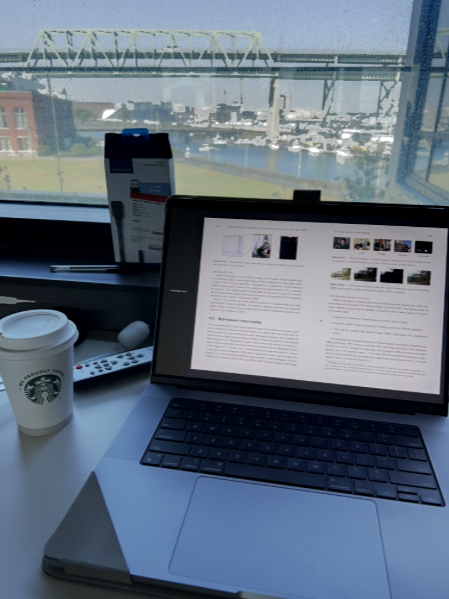
#> input picture lab05/images/hdr_image.png, 449 x 599 px, given in place of the camera
$ python lab05_Part2.py
#> lines starting #> are read from the running program, lines starting #| are printed output that depends on the picture
#> in main, frame is the input picture: shape (599, 449, 3); mean B, G, R 125.8, 110.7, 97.4
#> (key e is pressed here)
from fileinput import filename
import cv2 as cv
import os
from datetime import datetime
import numpy as np
# from lib.panoramaSticher import PanoramaStitcher
import threading
import time
from time import sleep
import queue

CURRENT_DIRECTORY = os.path.dirname(os.path.abspath(__file__))

# Define constants for the save folder path, zoom button properties, trackbar padding, and datetime position
SAVE_FOLDER_PATH = "saved_media"
ZOOM_BTN_WIDTH = 20
ZOOM_BTN_COLOR = (200, 200, 200)  # gray color for buttons
ZOOM_BTN_TXT_COLOR = (0, 0, 0)  # black color for text
TRACKBAR_PADDING_LR = 80
TRACKBAR_PADDING_BOTTOM = 50
THRESHOLD_VALUE = 180
WINDOW_NAME = "xCamera 5.0"
HDR_BRACKETING = 300

EXTRACT_COLOR_LOWER = np.array([150, 40, 60])  # lower bound for pink color in HSV
EXTRACT_COLOR_UPPER = np.array([320, 255, 255])  # upper bound

DATETIME_POS = (470, 470)

OPENCV_IMG_PATH = os.path.join(CURRENT_DIRECTORY, "openCV.png")
SEARCH_IMG_PATH = os.path.join(CURRENT_DIRECTORY, "device.jpg")

MIN_GOOD = 10

is_recording = False
is_extracting_color = False
is_thresholding = False
is_gaussian_blurring = False
is_sharpening = False
is_object_detection = False
sobel_wait_selecting = False
is_sobel_filter_X = False
is_sobel_filter_Y = False
is_panorama_mode = False
is_recording_hdr = False
sobel_kernel_size = (0,0)
is_canny_edge_detection = False
canny_threshold_1 = 0
canny_threshold_2 = 0
rotate_angle = 0
video_filename = None
video_out = None
zoom_factor = 1.0
zoom_range = (0.5, 1.0)  # zoom factor range from 1 to 0.5 or 1 to 5 (5x zoom in to no zoom)
guassian_blur_sigma = (5, 5)  # default sigma values for Gaussian blur
sift = None
search_img = None
nFeatures = 0
cache_images = []
bracket_exposures = []  # Initialize manual_exposure_value to None
camera_frame_size = (640, 480)  # Default camera frame size
writer_queues = []


btn_zoom_out_pos = None
btn_zoom_in_pos = None


# function check if save folder exists, if not create it and save the frame in it
# [11 lines left out: functions create_save_folder, generate_file_path_with_timestamp, not called in this run]

# add date and time to the frame at the bottom-right corner of the frame
def add_date_time_to_frame(frame):
    font = cv.FONT_HERSHEY_SIMPLEX
    datetime_stamp = datetime.today().strftime("%Y-%m-%d %H:%M")
    cv.putText(frame, datetime_stamp, DATETIME_POS, font, 0.5, (255, 255, 255), 1, cv.LINE_AA)

# save the current frame as a photo in the save folder with the name "img_<timestamp>.jpg"
# [21 lines left out: functions save_photo, start_recording, stop_recording, not called in this run]

# add a red border to the frame
def add_border_to_frame(frame):
    return cv.copyMakeBorder(frame, 10, 10, 10, 10, cv.BORDER_CONSTANT, value=(0, 0, 255))


# change all pixels in the frame to white for 100 milliseconds to indicate that a photo has been taken
def flash_screen(frame):
    frame[:] = (255, 255, 255)
    cv.waitKey(100)  # wait for 100 milliseconds

# Show trackbars to control the sigma values for Gaussian blur, if show is True, create the trackbars,
# if show is False, remove the trackbars by setting their positions to 0 and max value to 0
# [29 lines left out: functions show_gaussian_blur_trackbar, update_gaussian_x_blur, update_gaussian_y_blur, not called in this run]

# Apply Gaussian blur to the frame using the current sigma values in guassian_blur_sigma
def apply_gaussian_blur(frame, sigma):
    frame[:] = cv.GaussianBlur(frame, (0, 0), sigma[0], frame, sigma[1])

# add trackbars to control the kernel size for Sobel filter in X and Y direction, if type is "X",
# create a trackbar for X direction, if type is "Y", create a trackbar for Y direction
# [41 lines left out: functions show_sobel_X_slider, show_sobel_Y_slider, show_sobel_slider, update_sobel_X_filter, update_sobel_Y_filter, apply_sobel_filter, not called in this run]

# add trackbar to control the zoom level of the camera, the zoom level should be between
# isHidden is a boolean that indicates whether the zoom trackbar should be hidden or not,
# if it is True, the zoom trackbar will not be added to the frame
def add_zoom_trackbar(frame: cv.Mat, isHidden=False):
    """
    Add a zoom control trackbar to the frame with "+" and "-" buttons on either side.
    The trackbar allows the user to adjust the zoom level of the camera by clicking on the "+" or "-" buttons.
    """
#> called with isHidden = False
    global btn_zoom_out_pos, btn_zoom_in_pos
    if isHidden:
        return  # Do not add the zoom trackbar if it is hidden

    frame_height, frame_width = frame.shape[:2]
#> frame_height = 599; frame_width = 449

    btn_zoom_out_pos = (TRACKBAR_PADDING_LR, frame_height - TRACKBAR_PADDING_BOTTOM)
#> btn_zoom_out_pos = (80, 549)
    btn_zoom_in_pos = (frame_width - TRACKBAR_PADDING_LR, frame_height - TRACKBAR_PADDING_BOTTOM)
#> btn_zoom_in_pos = (369, 549)
    btn_text_out_pos = (btn_zoom_out_pos[0] - 13, btn_zoom_out_pos[1] + 10)
#> btn_text_out_pos = (67, 559)
    btn_text_in_pos = (btn_zoom_in_pos[0] - 13, btn_zoom_in_pos[1] + 10)
#> btn_text_in_pos = (356, 559)
    trackbar_pos_x_range = (btn_zoom_out_pos[0], btn_zoom_in_pos[0])
#> trackbar_pos_x_range = (80, 369)

    trackbar_pos_y = btn_zoom_out_pos[1]
#> trackbar_pos_y = 549
    trackbar_circle_radius = 10
    track_bar_circle_x_range = (trackbar_pos_x_range[0] + 30, trackbar_pos_x_range[1] - 30)
#> track_bar_circle_x_range = (110, 339)


    cv.rectangle(frame, (trackbar_pos_x_range[0], trackbar_pos_y - 10), (trackbar_pos_x_range[1], trackbar_pos_y + 10), ZOOM_BTN_COLOR, -1)
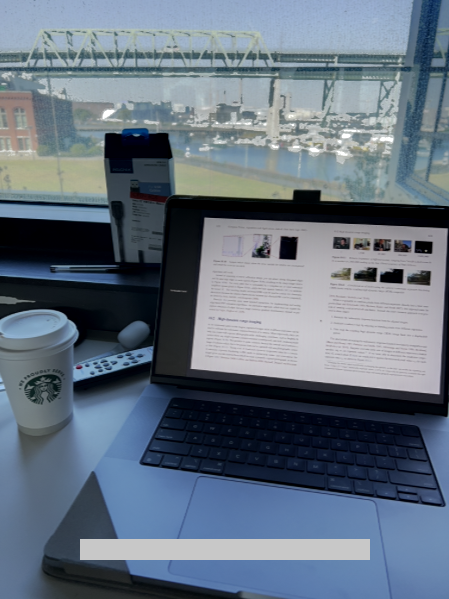
#> frame: shape (599, 449, 3); mean B, G, R 126.7, 112.5, 99.9
    cv.circle(frame,btn_zoom_out_pos, ZOOM_BTN_WIDTH, ZOOM_BTN_COLOR, -1)
    cv.putText(frame, "-", btn_text_out_pos, cv.FONT_HERSHEY_SIMPLEX, 1, ZOOM_BTN_TXT_COLOR, 2, cv.LINE_AA)
#> frame: shape (599, 449, 3); mean B, G, R 127.1, 112.9, 100.3
    cv.circle(frame,btn_zoom_in_pos, ZOOM_BTN_WIDTH, ZOOM_BTN_COLOR, -1)
    cv.putText(frame, "+", btn_text_in_pos, cv.FONT_HERSHEY_SIMPLEX, 1, ZOOM_BTN_TXT_COLOR, 2, cv.LINE_AA)
    normalized_zoom = normalize_zoom_factor(zoom_factor)
    circle_pointer = int(track_bar_circle_x_range[0] + normalized_zoom * (track_bar_circle_x_range[1] - track_bar_circle_x_range[0]))

    cv.circle(frame, (circle_pointer, trackbar_pos_y), trackbar_circle_radius, ZOOM_BTN_TXT_COLOR, -1)
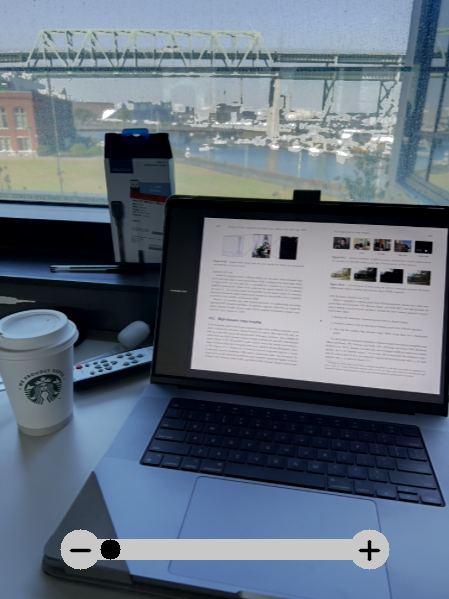
#> frame: shape (599, 449, 3); mean B, G, R 126.8, 112.8, 100.3

# Check if the mouse click is inside the button circle area
# [7 lines left out: function is_inside_button, not called in this run]

# Normalize the zoom factor to a range of 0.0 to 1.0 inverting it so that 0.5 (max zoom in) maps to 1.0 and 1.0 (no zoom) maps to 0.0
def normalize_zoom_factor(zoom_factor):
    # Normalize the zoom factor to a range of 0.0 to 1.0 inverting it so that 0.5 (max zoom in) maps to 1.0 and 1.0 (no zoom) maps to 0.0
    return (1.0 - (zoom_factor - zoom_range[0]) / (zoom_range[1] - zoom_range[0]))

# Copy the region of interest (ROI) containing the date and time from the output frame to the show frame
# at the top-right corner of the frame
# [71 lines left out: functions copy_datetime_roi, mouse_callback, apply_zoom, load_opencv_image, add_opencv_image_to_frame, not called in this run]

# Extract the specified color from the frame using the provided lower and upper HSV bounds,
# and return the resulting frame with only the extracted color visible
def extract_color(frame, color_lower, color_upper) -> cv.Mat:
    frame_hsv = cv.cvtColor(frame, cv.COLOR_BGR2HSV)
    mask = cv.inRange(frame_hsv, color_lower, color_upper)
    frame[:] = cv.bitwise_and(frame, frame, mask=mask)  # Apply the mask to the original frame to keep only the extracted color

# Rotate the frame by the specified angle and return the rotated frame
# [23 lines left out: functions rotate_frame, threshold_frame, sharpen_frame, not called in this run]

# Show trackbars to control the Canny edge detection thresholds, if show is True, create the trackbars
def show_canny_edge_trackbars(frame):
    cv.createTrackbar("Canny Threshold 1", WINDOW_NAME, 1, 5000, update_canny_threshold_1)
    cv.createTrackbar("Canny Threshold 2", WINDOW_NAME, 1, 5000, update_canny_threshold_2)

# Update the global variables canny_threshold_1 and canny_threshold_2 with the new threshold values for
# Canny edge detection when the trackbars are changed and print the new threshold values
# [16 lines left out: functions update_canny_threshold_1, update_canny_threshold_2, apply_canny_edge_detection, not called in this run]

# Lab03 Part 5: Object Detection and Feature Matching

# Detect keypoints and compute descriptors using the specified detector (SIFT or SURF)
# and return them as a tuple
def detectAndCompute(detector, img):
    kp, des = detector.detectAndCompute(img,None)
    return kp, des

# Brute-force matcher for SIFT/SURF, using L2 norm and no cross-checking, and return the matches
def brute_force_matcher(desc1, desc2, k=2):
    bf = cv.BFMatcher(cv.NORM_L2, crossCheck=False)
    return bf.knnMatch(desc1, desc2, k)

def get_matches_kp2(kp1, kp2, matches):
    return [kp2[m.trainIdx] for m in matches]

# Deaw matches between two images using the provided keypoints and matches, and return the resulting image
# [63 lines left out: functions draw_matches, object_detection, match_mask, locate_object, update_sift_parameters, not called in this run]

def cache_image(image):
    global cache_images
    cache_images.append(image)

# [123 lines left out: functions save_panorama_photo, dark_screen_hdr_recording, recording_manual_exposure, record_bracket_videos, add_hdr_watermark_to_frame, create_hdr_video and 1 more, not called in this run]


def main():

    global is_recording, video_filename, video_out, is_extracting_color, rotate_angle, camera_frame_size
    global is_thresholding, is_gaussian_blurring, guassian_blur_sigma, is_sharpening
    global sobel_wait_selecting, is_sobel_filter_X, is_sobel_filter_Y, sobel_kernel_size
    global is_canny_edge_detection, is_object_detection, sift, search_img, nFeatures
    global is_panorama_mode, cache_images
    global is_recording_hdr, bracket_exposures
    global bracket_frames_buffer
    global writer_queues

    cv.namedWindow(WINDOW_NAME, cv.WINDOW_AUTOSIZE)
    cv.setMouseCallback(WINDOW_NAME, mouse_callback)


    # initialize the camera
    cap = cv.VideoCapture(0)


    if not cap.isOpened():
        print("Cannot open camera")
        exit()

    # set the video format to MJPG
    cap.set(cv.CAP_PROP_FOURCC, cv.VideoWriter_fourcc(*"MJPG"))
    cap.set(cv.CAP_PROP_BUFFERSIZE, 1)

    while True:
        sift_brute_img = None

        # Capture frame-by-frame


        if camera_frame_size is None:
            camera_frame_size = (frame.shape[1], frame.shape[0])  # Initialize the camera frame size based on the captured frame


        if is_recording_hdr:
            bracket_exposure_frames = []  # Start with the current frame as the first exposure
             # cap.set(cv.CAP_PROP_EXPOSURE, normal_exposure_value)
            frame = dark_screen_hdr_recording(camera_frame_size)  # Display a dark screen with "Recording HDR" text
        else:
            cap.set(cv.CAP_PROP_AUTO_EXPOSURE, 3)  # Set the exposure value to 0 (auto)
            ret, frame = cap.read()
                    # if frame is read correctly ret is True
            if not ret:
                print("Can't receive frame (stream end?). Exiting ...")
                break


        # Apply zoom to the frame based on the current zoom factor and display it
        if zoom_factor != 1.0:
            apply_zoom(frame, zoom_factor)

        # Create a copy of the show_frame to apply transformations without modifying the original frame that will be displayed
        if is_extracting_color:
            extract_color(frame, EXTRACT_COLOR_LOWER, EXTRACT_COLOR_UPPER)

        # rotate the frame by the specified angle if rotate_angle is not zero
        if rotate_angle != 0:
            rotate_frame(frame, rotate_angle)

        # threshold the frame with a threshold value of 128 if is_thresholding is True
        if is_thresholding:

            threshold_frame(frame, THRESHOLD_VALUE)

        # Apply Gaussian blur to the frame if is_gaussian_blurring is True using the current sigma values from the trackbars
        if is_gaussian_blurring and (guassian_blur_sigma[0] > 0 or guassian_blur_sigma[1] > 0):
            apply_gaussian_blur(frame, guassian_blur_sigma)

        # Sharpen the frame if is_sharpening is True using a simple unsharp masking technique
        # where the blurred image is subtracted from the original image to get
        if is_sharpening:
            sharpen_frame(frame)

        # Apply Sobel filter to the frame if is_sobel_filter_X or is_sobel_filter_Y is
        # True using the current kernel sizes from the trackbars
        if is_sobel_filter_X or is_sobel_filter_Y:
            apply_sobel_filter(frame, sobel_kernel_size)

        # Apply Canny edge detection to the frame if is_canny_edge_detection is True
        # using the current threshold values from the trackbars
        if is_canny_edge_detection and (canny_threshold_1 > 0 or canny_threshold_2 > 0):
            apply_canny_edge_detection(frame)

        # Perform object detection and feature matching using SIFT
        # if is_object_detection is True, and update the frame with the resulting image
        if is_object_detection:
           sift_brute_img = object_detection(frame)


        # Create a copy of the show_frame to add date and time without modifying the
        # original frame that will be displayed.
        # If panorama mode is enabled, do not add date and time to the frame.
        output_frame = frame.copy()
        if not is_panorama_mode:
            add_date_time_to_frame(output_frame)

        key = cv.waitKey(1) & 0xFF

        if key == ord('v'):
            if not is_recording:
                is_recording = True
                video_filename = generate_file_path_with_timestamp("video", "mp4")
                start_recording(video_filename, (output_frame.shape[1], output_frame.shape[0]))

                print("Recording started...")
            else:
                is_recording = False
                stop_recording()
                print(f"Recording stopped. Video saved as '{video_filename}'")

        elif key == ord('c'):
            flash_screen(frame)
            if is_panorama_mode:
                print("Capturing frame for panorama stitching...")
                cache_image(output_frame)
            else:
                save_photo(output_frame)

        # if pressed key is "e", extract pink
        elif key == ord('e'):
            is_extracting_color = not is_extracting_color

            if is_extracting_color:
                print("Extracting color...")
            else:
                print("Stop extracting color...")

        # if pressed key is "r", rotate by 10 degrees
        elif key == ord('r'):
            print("Rotating frame by 10 degrees...")
            if rotate_angle < 10:
                rotate_angle = 10
            else:
                rotate_angle = 0

        # if pressed key is "t", threshold the frame with a threshold value of 128
        elif key == ord('t'):
            is_thresholding = not is_thresholding
            if is_thresholding:
                print("Thresholding frame with value 128...")
            else:
                print("Stopping thresholding...")

        # if pressed key is "b", show trackbar to control gausian blur
        elif key == ord('b'):

            if not is_gaussian_blurring:
                is_gaussian_blurring = True
                show_gaussian_blur_trackbar(True)
                print("Applying Gaussian blur to frame...")
            else:
                show_gaussian_blur_trackbar(False)
                print("Remove Gaussian blur...")

        # if pressed key is "s" extract sharpened image
        elif key == ord('s'):
            is_sharpening = not is_sharpening
            if is_sharpening:
                print("Extracting sharpened image...")
            else:
                print("Stopping sharpening...")

        elif key == ord('g') or sobel_wait_selecting:
            if not sobel_wait_selecting:
                print("Press \"x\" to apply Sobel filter in X direction...")
                print("Press \"y\" to apply Sobel filter in Y direction...")
                sobel_wait_selecting = True
            else:
                if key == ord('x'):
                    show_sobel_X_slider()
                    print("Show Sobel filter in X direction...")
                    sobel_wait_selecting = False

                elif key == ord('y'):
                    show_sobel_Y_slider()
                    print("Show Sobel filter in Y direction...")
                    sobel_wait_selecting = False
        elif key == ord('d'):
            show_canny_edge_trackbars(frame)
            is_canny_edge_detection = True
            print("Show Canny edge detection trackbars...")

        elif key == ord('o'):
            is_object_detection = not is_object_detection
            if is_object_detection:
                print("Object detection ...")
                sift = cv.SIFT_create()
                search_img = cv.imread(SEARCH_IMG_PATH)
                display_scale = frame.shape[0] / search_img.shape[0]
                search_img = cv.resize(search_img, (int(search_img.shape[1] * display_scale), frame.shape[0]))
                cv.imshow("Search Image", search_img)
            else:
                print("Stop object detection...")
                sift = None
                search_img = None
                cv.destroyWindow("Search Image")

        elif key == ord('h'):
            control_window_name = "Exposure Control"
            if not is_recording_hdr:
                is_recording_hdr = True
                print("Recording multi-exposure video...")
                normal_exposure_value = int(cap.get(cv.CAP_PROP_EXPOSURE))  # Get the current exposure value from the camera
                underexposed_value = max(normal_exposure_value - HDR_BRACKETING, 0)
                overexposed_value = normal_exposure_value + HDR_BRACKETING + 400
                bracket_exposures = [underexposed_value, overexposed_value, normal_exposure_value]  # Set the bracket exposure values

                cap.set(cv.CAP_PROP_AUTO_EXPOSURE, 1) # Set the exposure value to manual mode

                writer_queues = [queue.Queue() for _ in range(len(bracket_exposures))]  # Create a queue for each exposure value

                recording_thread = threading.Thread(target=record_bracket_frames, args=(cap,))  # Start recording the bracket frames in a separate thread
                recording_thread.start()

                threads, video_paths = record_bracket_videos()

                # save_multi_exposure_video(frame, "multi_exposure_video1.mp4")
            else:
                try:
                    is_recording_hdr = False
                    for q in writer_queues:
                        q.put(None)  # Send stop sentinel to each recording thread
                    for q in writer_queues:
                        q.join()  # Wait until each thread has processed all frames + sentinel
                    for thread in threads:
                        thread.join()
                    recording_thread.join()  # Wait for the recording thread to finishs
                except Exception as e:
                    print(f"Error while stopping HDR recording: {e}")

                create_hdr_video(video_paths)

                print("Stop recording multi-exposure video...")

        elif key == ord('p'):
            is_panorama_mode = not is_panorama_mode
            if is_panorama_mode:
                print("Panorama mode, capture multiple frames by pressing \"c\" and then stitch them together...")
            else:
                print("Panorama mode disabled.")
                save_panorama_photo()

        elif key == 27:  # ESC key to exit
            print("Exiting...")
            break


        # If recording is active, write the current frame to the video file
        # and add a recording indicator to the frame
        if is_recording:
            if video_out is not None:
                video_out.write(output_frame)

        if is_object_detection and sift_brute_img is not None:
            frame = sift_brute_img

        # Add a zoom trackbar to the frame except when in panorama mode or recording HDR,
        # as these modes do not support zooming
        no_zoom_modes = is_panorama_mode or is_recording_hdr
        add_zoom_trackbar(frame, isHidden=no_zoom_modes)

        # Display the resulting frame
        cv.imshow(WINDOW_NAME, frame)

    cap.release()
    cv.destroyAllWindows()


if __name__ == "__main__":
    main()


MIN_MATCH_COUNT = 10

class PanoramaStitcher:
    def __init__(self):
        self.images = []
        self.stitchedImage = None

    # Function to add images to the stitcher
    def addImage(self, img):
        self.images.append(img)

    def addImages(self, img_list: list):
        self.images.extend(img_list)

    # Helper functions for finding good matches and homography points
    # [79 lines left out: functions findGoodMatches, findHomographyPoints, exportPanorama, stitch, not called in this run]
